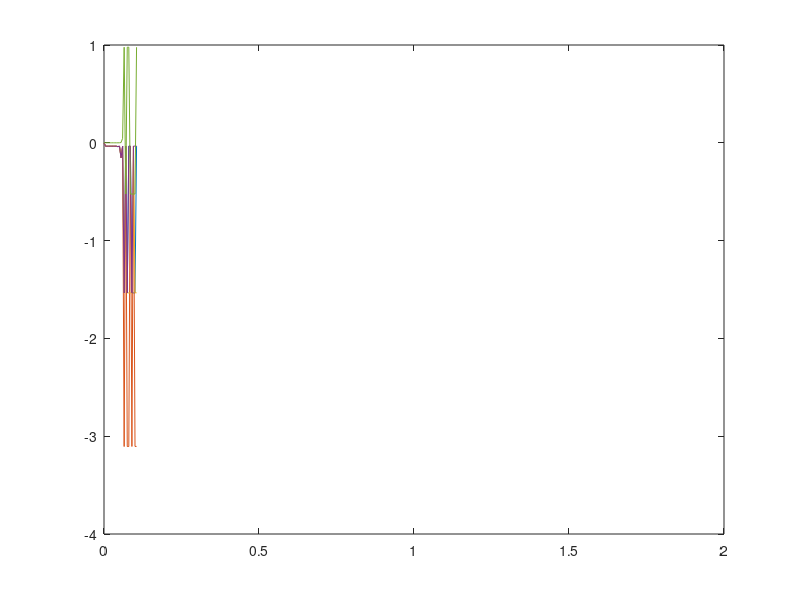

This chart was generated by the following MATLAB code:
  clear all; clc;
% link length

waist_width=0.3; % waist width in meters
crus=0.5; % length of crus
thigh=0.5; % length of thigh
spine=0.7; % length of spine
shoulder=0.6; % width of shoulder
bicep_arm=0.4; % length of bicep arm
forearm=0.4; % length of forearm

% mass of the limbs (in kg)

g = 9.8;   % gravitational acceleration

weight= 50;
m1 = weight/10;  % mass of crus
m2 = weight/10;  % mass of thigh
m3= weight/2.5;   % mass of central body
m4= weight/20;   % mass of arm
m5= weight/20;  % mass of forearm


% time variables
ts=2;    % simulation time
dt=0.005;    % time step
t=0:dt:ts;   % timeline

% Desired motion
th1_des=pi/6 * (1-cos(2*pi*t/10))+pi/90*ones(size(t)); % ankle joint
th2_des=pi/3 * (1-cos(2*pi*t/10))+pi/90*ones(size(t)); % knee joint
th3_des=pi/3 * (1-cos(2*pi*t/10))+pi/90*ones(size(t)); % waist joint
th4_des=pi/6 * (1-cos(2*pi*t/10))+pi/90*ones(size(t)); %shoulder joint
th5_des=pi/3*ones(size(t)); % elbow joint

% Initial values
th = [ th1_des(1) ; th2_des(1) ; th3_des(1) ; th4_des(1) ; th5_des(1) ];
thdot = [ 0;0;0;0;0];
thddot = [ 0;0;0;0;0];

Kp=0.1;
Kd=5;


for i = 1:length(t)
   
    th1= th(1,i);
    th2= th(2,i);
    th3= th(3,i);
    th4= th(4,i);
    th5= th(5,i);
    
    th1dot= thdot(1,i);
    th2dot= thdot(2,i);
    th3dot= thdot(3,i);
    th4dot= thdot(4,i);
    th5dot= thdot(5,i);
    
    th1ddot= thddot(1,i);
    th2ddot= thddot(2,i);
    th3ddot=thddot(3,i);
    th4ddot= thddot(4,i);
    th5ddot= thddot(5,i);
    
    th_des= [ th1_des(i) ; th2_des(i) ; th3_des(i) ; th4_des(i) ; th5_des(i) ] ;
    thdot_des=[0;0;0;0;0];
    
    % Dynamic Behavior
    
 C1= m4*(spine*sin(th1 - th2 + th3) - (bicep_arm*sin(th1 - th2 + th3 - th4))/2 + crus*sin(th1) + thigh*sin(th1 - th2))*(crus*th1dot^2*cos(th1) - (bicep_arm*cos(th1 - th2 + th3 - th4)*(th1dot - th2dot + th3dot - th4dot)^2)/2 + spine*cos(th1 - th2 + th3)*(th1dot - th2dot + th3dot)^2 + thigh*cos(th1 - th2)*(th1dot - th2dot)^2) - m5*(crus*th1dot^2*sin(th1) - bicep_arm*sin(th1 - th2 + th3 - th4)*(th1dot - th2dot + th3dot - th4dot)^2 + spine*sin(th1 - th2 + th3)*(th1dot - th2dot + th3dot)^2 + thigh*sin(th1 - th2)*(th1dot - th2dot)^2)*(spine*cos(th1 - th2 + th3) - bicep_arm*cos(th1 - th2 + th3 - th4) + crus*cos(th1) + thigh*cos(th1 - th2)) - m3*(crus*th1dot^2*sin(th1) + thigh*sin(th1 - th2)*(th1dot - th2dot)^2)*(crus*cos(th1) + thigh*cos(th1 - th2)) + m2*(crus*th1dot^2*cos(th1) + (thigh*cos(th1 - th2)*(th1dot - th2dot)^2)/2)*(crus*sin(th1) + (thigh*sin(th1 - th2))/2) - m4*(spine*cos(th1 - th2 + th3) + crus*cos(th1) + thigh*cos(th1 - th2))*(crus*th1dot^2*sin(th1) + spine*sin(th1 - th2 + th3)*(th1dot - th2dot + th3dot)^2 + thigh*sin(th1 - th2)*(th1dot - th2dot)^2) + m3*((spine*sin(th1 - th2 + th3))/2 + crus*sin(th1) + thigh*sin(th1 - th2))*(crus*th1dot^2*cos(th1) + (spine*cos(th1 - th2 + th3)*(th1dot - th2dot + th3dot)^2)/2 + thigh*cos(th1 - th2)*(th1dot - th2dot)^2) + m5*(spine*sin(th1 - th2 + th3) - bicep_arm*sin(th1 - th2 + th3 - th4) + crus*sin(th1) + thigh*sin(th1 - th2) - (forearm*sin(th1 - th2 + th3 - th4 - th5))/2)*(crus*th1dot^2*cos(th1) - bicep_arm*cos(th1 - th2 + th3 - th4)*(th1dot - th2dot + th3dot - th4dot)^2 - (forearm*cos(th1 - th2 + th3 - th4 - th5)*(th2dot - th1dot - th3dot + th4dot + th5dot)^2)/2 + spine*cos(th1 - th2 + th3)*(th1dot - th2dot + th3dot)^2 + thigh*cos(th1 - th2)*(th1dot - th2dot)^2) + (crus^2*m1*th1dot^2*cos(th1)*sin(th1))/4 - crus^2*m2*th1dot^2*cos(th1)*sin(th1);
C2= m4*(spine*cos(th1 - th2 + th3) + thigh*cos(th1 - th2))*(crus*th1dot^2*sin(th1) + spine*sin(th1 - th2 + th3)*(th1dot - th2dot + th3dot)^2 + thigh*sin(th1 - th2)*(th1dot - th2dot)^2) + m5*(bicep_arm*sin(th1 - th2 + th3 - th4) - spine*sin(th1 - th2 + th3) - thigh*sin(th1 - th2) + (forearm*sin(th1 - th2 + th3 - th4 - th5))/2)*(crus*th1dot^2*cos(th1) - bicep_arm*cos(th1 - th2 + th3 - th4)*(th1dot - th2dot + th3dot - th4dot)^2 - (forearm*cos(th1 - th2 + th3 - th4 - th5)*(th2dot - th1dot - th3dot + th4dot + th5dot)^2)/2 + spine*cos(th1 - th2 + th3)*(th1dot - th2dot + th3dot)^2 + thigh*cos(th1 - th2)*(th1dot - th2dot)^2) - m4*(spine*sin(th1 - th2 + th3) - (bicep_arm*sin(th1 - th2 + th3 - th4))/2 + thigh*sin(th1 - th2))*(crus*th1dot^2*cos(th1) - (bicep_arm*cos(th1 - th2 + th3 - th4)*(th1dot - th2dot + th3dot - th4dot)^2)/2 + spine*cos(th1 - th2 + th3)*(th1dot - th2dot + th3dot)^2 + thigh*cos(th1 - th2)*(th1dot - th2dot)^2) + m5*(spine*cos(th1 - th2 + th3) - bicep_arm*cos(th1 - th2 + th3 - th4) + thigh*cos(th1 - th2))*(crus*th1dot^2*sin(th1) - bicep_arm*sin(th1 - th2 + th3 - th4)*(th1dot - th2dot + th3dot - th4dot)^2 + spine*sin(th1 - th2 + th3)*(th1dot - th2dot + th3dot)^2 + thigh*sin(th1 - th2)*(th1dot - th2dot)^2) - m3*((spine*sin(th1 - th2 + th3))/2 + thigh*sin(th1 - th2))*(crus*th1dot^2*cos(th1) + (spine*cos(th1 - th2 + th3)*(th1dot - th2dot + th3dot)^2)/2 + thigh*cos(th1 - th2)*(th1dot - th2dot)^2) - (m2*thigh*sin(th1 - th2)*(crus*th1dot^2*cos(th1) + (thigh*cos(th1 - th2)*(th1dot - th2dot)^2)/2))/2 + m3*thigh*cos(th1 - th2)*(crus*th1dot^2*sin(th1) + thigh*sin(th1 - th2)*(th1dot - th2dot)^2);
C3=m5*(bicep_arm*cos(th1 - th2 + th3 - th4) - spine*cos(th1 - th2 + th3))*(crus*th1dot^2*sin(th1) - bicep_arm*sin(th1 - th2 + th3 - th4)*(th1dot - th2dot + th3dot - th4dot)^2 + spine*sin(th1 - th2 + th3)*(th1dot - th2dot + th3dot)^2 + thigh*sin(th1 - th2)*(th1dot - th2dot)^2) - m4*((bicep_arm*sin(th1 - th2 + th3 - th4))/2 - spine*sin(th1 - th2 + th3))*(crus*th1dot^2*cos(th1) - (bicep_arm*cos(th1 - th2 + th3 - th4)*(th1dot - th2dot + th3dot - th4dot)^2)/2 + spine*cos(th1 - th2 + th3)*(th1dot - th2dot + th3dot)^2 + thigh*cos(th1 - th2)*(th1dot - th2dot)^2) - m5*(bicep_arm*sin(th1 - th2 + th3 - th4) - spine*sin(th1 - th2 + th3) + (forearm*sin(th1 - th2 + th3 - th4 - th5))/2)*(crus*th1dot^2*cos(th1) - bicep_arm*cos(th1 - th2 + th3 - th4)*(th1dot - th2dot + th3dot - th4dot)^2 - (forearm*cos(th1 - th2 + th3 - th4 - th5)*(th2dot - th1dot - th3dot + th4dot + th5dot)^2)/2 + spine*cos(th1 - th2 + th3)*(th1dot - th2dot + th3dot)^2 + thigh*cos(th1 - th2)*(th1dot - th2dot)^2) + (m3*spine*sin(th1 - th2 + th3)*(crus*th1dot^2*cos(th1) + (spine*cos(th1 - th2 + th3)*(th1dot - th2dot + th3dot)^2)/2 + thigh*cos(th1 - th2)*(th1dot - th2dot)^2))/2 - m4*spine*cos(th1 - th2 + th3)*(crus*th1dot^2*sin(th1) + spine*sin(th1 - th2 + th3)*(th1dot - th2dot + th3dot)^2 + thigh*sin(th1 - th2)*(th1dot - th2dot)^2);
C4=m5*(bicep_arm*sin(th1 - th2 + th3 - th4) + (forearm*sin(th1 - th2 + th3 - th4 - th5))/2)*(crus*th1dot^2*cos(th1) - bicep_arm*cos(th1 - th2 + th3 - th4)*(th1dot - th2dot + th3dot - th4dot)^2 - (forearm*cos(th1 - th2 + th3 - th4 - th5)*(th2dot - th1dot - th3dot + th4dot + th5dot)^2)/2 + spine*cos(th1 - th2 + th3)*(th1dot - th2dot + th3dot)^2 + thigh*cos(th1 - th2)*(th1dot - th2dot)^2) + (bicep_arm*m4*sin(th1 - th2 + th3 - th4)*(crus*th1dot^2*cos(th1) - (bicep_arm*cos(th1 - th2 + th3 - th4)*(th1dot - th2dot + th3dot - th4dot)^2)/2 + spine*cos(th1 - th2 + th3)*(th1dot - th2dot + th3dot)^2 + thigh*cos(th1 - th2)*(th1dot - th2dot)^2))/2 - bicep_arm*m5*cos(th1 - th2 + th3 - th4)*(crus*th1dot^2*sin(th1) - bicep_arm*sin(th1 - th2 + th3 - th4)*(th1dot - th2dot + th3dot - th4dot)^2 + spine*sin(th1 - th2 + th3)*(th1dot - th2dot + th3dot)^2 + thigh*sin(th1 - th2)*(th1dot - th2dot)^2);
C5=(forearm*m5*sin(th1 - th2 + th3 - th4 - th5)*(crus*th1dot^2*cos(th1) - bicep_arm*cos(th1 - th2 + th3 - th4)*(th1dot - th2dot + th3dot - th4dot)^2 - (forearm*cos(th1 - th2 + th3 - th4 - th5)*(th2dot - th1dot - th3dot + th4dot + th5dot)^2)/2 + spine*cos(th1 - th2 + th3)*(th1dot - th2dot + th3dot)^2 + thigh*cos(th1 - th2)*(th1dot - th2dot)^2))/2;

C= [C1;C2;C3;C4;C5];

m11=(bicep_arm^2*m4)/8 + bicep_arm^2*m5 + (crus^2*m1)/8 + crus^2*m2 + crus^2*m3 + crus^2*m4 + crus^2*m5 + (forearm^2*m5)/8 + (m3*spine^2)/8 + m4*spine^2 + m5*spine^2 + (m2*thigh^2)/8 + m3*thigh^2 + m4*thigh^2 + m5*thigh^2 - (m2*thigh^2*cos(2*th1 - 2*th2))/8 - (forearm^2*m5*cos(2*th1 - 2*th2 + 2*th3 - 2*th4 - 2*th5))/8 - (bicep_arm^2*m4*cos(2*th1 - 2*th2 + 2*th3 - 2*th4))/8 - (crus^2*m1*cos(2*th1))/8 - (m3*spine^2*cos(2*th1 - 2*th2 + 2*th3))/8 - (crus*m2*thigh*cos(2*th1 - th2))/2 - (bicep_arm*crus*m4*cos(th2 - th3 + th4))/2 - 2*bicep_arm*crus*m5*cos(th2 - th3 + th4) + (crus*forearm*m5*cos(2*th1 - th2 + th3 - th4 - th5))/2 + (forearm*m5*thigh*cos(2*th1 - 2*th2 + th3 - th4 - th5))/2 + (bicep_arm*crus*m4*cos(2*th1 - th2 + th3 - th4))/2 - (forearm*m5*spine*cos(th4 + th5))/2 + (bicep_arm*m4*thigh*cos(2*th1 - 2*th2 + th3 - th4))/2 + (bicep_arm*forearm*m5*cos(th5))/2 - (bicep_arm*m4*spine*cos(th4))/2 - 2*bicep_arm*m5*spine*cos(th4) - (bicep_arm*forearm*m5*cos(2*th1 - 2*th2 + 2*th3 - 2*th4 - th5))/2 + (crus*m2*thigh*cos(th2))/2 + 2*crus*m3*thigh*cos(th2) + 2*crus*m4*thigh*cos(th2) + 2*crus*m5*thigh*cos(th2) - (crus*m3*spine*cos(2*th1 - th2 + th3))/2 - (forearm*m5*thigh*cos(th3 - th4 - th5))/2 - (crus*forearm*m5*cos(th2 - th3 + th4 + th5))/2 + (m3*spine*thigh*cos(th3))/2 + 2*m4*spine*thigh*cos(th3) + 2*m5*spine*thigh*cos(th3) + (forearm*m5*spine*cos(2*th1 - 2*th2 + 2*th3 - th4 - th5))/2 - (m3*spine*thigh*cos(2*th1 - 2*th2 + th3))/2 - (bicep_arm*m4*thigh*cos(th3 - th4))/2 - 2*bicep_arm*m5*thigh*cos(th3 - th4) + (crus*m3*spine*cos(th2 - th3))/2 + 2*crus*m4*spine*cos(th2 - th3) + 2*crus*m5*spine*cos(th2 - th3) + (bicep_arm*m4*spine*cos(2*th1 - 2*th2 + 2*th3 - th4))/2;
m12=(m2*thigh^2*cos(2*th1 - 2*th2))/8 - bicep_arm^2*m5 - (forearm^2*m5)/8 - (m3*spine^2)/8 - m4*spine^2 - m5*spine^2 - (m2*thigh^2)/8 - m3*thigh^2 - m4*thigh^2 - m5*thigh^2 - (bicep_arm^2*m4)/8 + (forearm^2*m5*cos(2*th1 - 2*th2 + 2*th3 - 2*th4 - 2*th5))/8 + (bicep_arm^2*m4*cos(2*th1 - 2*th2 + 2*th3 - 2*th4))/8 + (m3*spine^2*cos(2*th1 - 2*th2 + 2*th3))/8 + (crus*m2*thigh*cos(2*th1 - th2))/4 + (bicep_arm*crus*m4*cos(th2 - th3 + th4))/4 + bicep_arm*crus*m5*cos(th2 - th3 + th4) - (crus*forearm*m5*cos(2*th1 - th2 + th3 - th4 - th5))/4 - (forearm*m5*thigh*cos(2*th1 - 2*th2 + th3 - th4 - th5))/2 - (bicep_arm*crus*m4*cos(2*th1 - th2 + th3 - th4))/4 + (forearm*m5*spine*cos(th4 + th5))/2 - (bicep_arm*m4*thigh*cos(2*th1 - 2*th2 + th3 - th4))/2 - (bicep_arm*forearm*m5*cos(th5))/2 + (bicep_arm*m4*spine*cos(th4))/2 + 2*bicep_arm*m5*spine*cos(th4) + (bicep_arm*forearm*m5*cos(2*th1 - 2*th2 + 2*th3 - 2*th4 - th5))/2 - (crus*m2*thigh*cos(th2))/4 - crus*m3*thigh*cos(th2) - crus*m4*thigh*cos(th2) - crus*m5*thigh*cos(th2) + (crus*m3*spine*cos(2*th1 - th2 + th3))/4 + (forearm*m5*thigh*cos(th3 - th4 - th5))/2 + (crus*forearm*m5*cos(th2 - th3 + th4 + th5))/4 - (m3*spine*thigh*cos(th3))/2 - 2*m4*spine*thigh*cos(th3) - 2*m5*spine*thigh*cos(th3) - (forearm*m5*spine*cos(2*th1 - 2*th2 + 2*th3 - th4 - th5))/2 + (m3*spine*thigh*cos(2*th1 - 2*th2 + th3))/2 + (bicep_arm*m4*thigh*cos(th3 - th4))/2 + 2*bicep_arm*m5*thigh*cos(th3 - th4) - (crus*m3*spine*cos(th2 - th3))/4 - crus*m4*spine*cos(th2 - th3) - crus*m5*spine*cos(th2 - th3) - (bicep_arm*m4*spine*cos(2*th1 - 2*th2 + 2*th3 - th4))/2;
m13=(bicep_arm^2*m4)/8 + bicep_arm^2*m5 + (forearm^2*m5)/8 + (m3*spine^2)/8 + m4*spine^2 + m5*spine^2 - (forearm^2*m5*cos(2*th1 - 2*th2 + 2*th3 - 2*th4 - 2*th5))/8 - (bicep_arm^2*m4*cos(2*th1 - 2*th2 + 2*th3 - 2*th4))/8 - (m3*spine^2*cos(2*th1 - 2*th2 + 2*th3))/8 - (bicep_arm*crus*m4*cos(th2 - th3 + th4))/4 - bicep_arm*crus*m5*cos(th2 - th3 + th4) + (crus*forearm*m5*cos(2*th1 - th2 + th3 - th4 - th5))/4 + (forearm*m5*thigh*cos(2*th1 - 2*th2 + th3 - th4 - th5))/4 + (bicep_arm*crus*m4*cos(2*th1 - th2 + th3 - th4))/4 - (forearm*m5*spine*cos(th4 + th5))/2 + (bicep_arm*m4*thigh*cos(2*th1 - 2*th2 + th3 - th4))/4 + (bicep_arm*forearm*m5*cos(th5))/2 - (bicep_arm*m4*spine*cos(th4))/2 - 2*bicep_arm*m5*spine*cos(th4) - (bicep_arm*forearm*m5*cos(2*th1 - 2*th2 + 2*th3 - 2*th4 - th5))/2 - (crus*m3*spine*cos(2*th1 - th2 + th3))/4 - (forearm*m5*thigh*cos(th3 - th4 - th5))/4 - (crus*forearm*m5*cos(th2 - th3 + th4 + th5))/4 + (m3*spine*thigh*cos(th3))/4 + m4*spine*thigh*cos(th3) + m5*spine*thigh*cos(th3) + (forearm*m5*spine*cos(2*th1 - 2*th2 + 2*th3 - th4 - th5))/2 - (m3*spine*thigh*cos(2*th1 - 2*th2 + th3))/4 - (bicep_arm*m4*thigh*cos(th3 - th4))/4 - bicep_arm*m5*thigh*cos(th3 - th4) + (crus*m3*spine*cos(th2 - th3))/4 + crus*m4*spine*cos(th2 - th3) + crus*m5*spine*cos(th2 - th3) + (bicep_arm*m4*spine*cos(2*th1 - 2*th2 + 2*th3 - th4))/2;
m14=(forearm^2*m5*cos(2*th1 - 2*th2 + 2*th3 - 2*th4 - 2*th5))/8 - bicep_arm^2*m5 - (forearm^2*m5)/8 - (bicep_arm^2*m4)/8 + (bicep_arm^2*m4*cos(2*th1 - 2*th2 + 2*th3 - 2*th4))/8 + (bicep_arm*crus*m4*cos(th2 - th3 + th4))/4 + bicep_arm*crus*m5*cos(th2 - th3 + th4) - (crus*forearm*m5*cos(2*th1 - th2 + th3 - th4 - th5))/4 - (forearm*m5*thigh*cos(2*th1 - 2*th2 + th3 - th4 - th5))/4 - (bicep_arm*crus*m4*cos(2*th1 - th2 + th3 - th4))/4 + (forearm*m5*spine*cos(th4 + th5))/4 - (bicep_arm*m4*thigh*cos(2*th1 - 2*th2 + th3 - th4))/4 - (bicep_arm*forearm*m5*cos(th5))/2 + (bicep_arm*m4*spine*cos(th4))/4 + bicep_arm*m5*spine*cos(th4) + (bicep_arm*forearm*m5*cos(2*th1 - 2*th2 + 2*th3 - 2*th4 - th5))/2 + (forearm*m5*thigh*cos(th3 - th4 - th5))/4 + (crus*forearm*m5*cos(th2 - th3 + th4 + th5))/4 - (forearm*m5*spine*cos(2*th1 - 2*th2 + 2*th3 - th4 - th5))/4 + (bicep_arm*m4*thigh*cos(th3 - th4))/4 + bicep_arm*m5*thigh*cos(th3 - th4) - (bicep_arm*m4*spine*cos(2*th1 - 2*th2 + 2*th3 - th4))/4;
m15=-(forearm*m5*(forearm + 2*crus*cos(2*th1 - th2 + th3 - th4 - th5) + 2*thigh*cos(2*th1 - 2*th2 + th3 - th4 - th5) - 2*spine*cos(th4 + th5) + 2*bicep_arm*cos(th5) - 2*bicep_arm*cos(2*th1 - 2*th2 + 2*th3 - 2*th4 - th5) - forearm*cos(2*th1 - 2*th2 + 2*th3 - 2*th4 - 2*th5) - 2*thigh*cos(th3 - th4 - th5) - 2*crus*cos(th2 - th3 + th4 + th5) + 2*spine*cos(2*th1 - 2*th2 + 2*th3 - th4 - th5)))/8;


m21=(m2*thigh^2*cos(2*th1 - 2*th2))/8 - bicep_arm^2*m5 - (forearm^2*m5)/8 - (m3*spine^2)/8 - m4*spine^2 - m5*spine^2 - (m2*thigh^2)/8 - m3*thigh^2 - m4*thigh^2 - m5*thigh^2 - (bicep_arm^2*m4)/8 + (forearm^2*m5*cos(2*th1 - 2*th2 + 2*th3 - 2*th4 - 2*th5))/8 + (bicep_arm^2*m4*cos(2*th1 - 2*th2 + 2*th3 - 2*th4))/8 + (m3*spine^2*cos(2*th1 - 2*th2 + 2*th3))/8 + (crus*m2*thigh*cos(2*th1 - th2))/4 + (bicep_arm*crus*m4*cos(th2 - th3 + th4))/4 + bicep_arm*crus*m5*cos(th2 - th3 + th4) - (crus*forearm*m5*cos(2*th1 - th2 + th3 - th4 - th5))/4 - (forearm*m5*thigh*cos(2*th1 - 2*th2 + th3 - th4 - th5))/2 - (bicep_arm*crus*m4*cos(2*th1 - th2 + th3 - th4))/4 + (forearm*m5*spine*cos(th4 + th5))/2 - (bicep_arm*m4*thigh*cos(2*th1 - 2*th2 + th3 - th4))/2 - (bicep_arm*forearm*m5*cos(th5))/2 + (bicep_arm*m4*spine*cos(th4))/2 + 2*bicep_arm*m5*spine*cos(th4) + (bicep_arm*forearm*m5*cos(2*th1 - 2*th2 + 2*th3 - 2*th4 - th5))/2 - (crus*m2*thigh*cos(th2))/4 - crus*m3*thigh*cos(th2) - crus*m4*thigh*cos(th2) - crus*m5*thigh*cos(th2) + (crus*m3*spine*cos(2*th1 - th2 + th3))/4 + (forearm*m5*thigh*cos(th3 - th4 - th5))/2 + (crus*forearm*m5*cos(th2 - th3 + th4 + th5))/4 - (m3*spine*thigh*cos(th3))/2 - 2*m4*spine*thigh*cos(th3) - 2*m5*spine*thigh*cos(th3) - (forearm*m5*spine*cos(2*th1 - 2*th2 + 2*th3 - th4 - th5))/2 + (m3*spine*thigh*cos(2*th1 - 2*th2 + th3))/2 + (bicep_arm*m4*thigh*cos(th3 - th4))/2 + 2*bicep_arm*m5*thigh*cos(th3 - th4) - (crus*m3*spine*cos(th2 - th3))/4 - crus*m4*spine*cos(th2 - th3) - crus*m5*spine*cos(th2 - th3) - (bicep_arm*m4*spine*cos(2*th1 - 2*th2 + 2*th3 - th4))/2;
m22=(bicep_arm^2*m4)/8 + bicep_arm^2*m5 + (forearm^2*m5)/8 + (m3*spine^2)/8 + m4*spine^2 + m5*spine^2 + (m2*thigh^2)/8 + m3*thigh^2 + m4*thigh^2 + m5*thigh^2 - (m2*thigh^2*cos(2*th1 - 2*th2))/8 - (forearm^2*m5*cos(2*th1 - 2*th2 + 2*th3 - 2*th4 - 2*th5))/8 - (bicep_arm^2*m4*cos(2*th1 - 2*th2 + 2*th3 - 2*th4))/8 - (m3*spine^2*cos(2*th1 - 2*th2 + 2*th3))/8 + (forearm*m5*thigh*cos(2*th1 - 2*th2 + th3 - th4 - th5))/2 - (forearm*m5*spine*cos(th4 + th5))/2 + (bicep_arm*m4*thigh*cos(2*th1 - 2*th2 + th3 - th4))/2 + (bicep_arm*forearm*m5*cos(th5))/2 - (bicep_arm*m4*spine*cos(th4))/2 - 2*bicep_arm*m5*spine*cos(th4) - (bicep_arm*forearm*m5*cos(2*th1 - 2*th2 + 2*th3 - 2*th4 - th5))/2 - (forearm*m5*thigh*cos(th3 - th4 - th5))/2 + (m3*spine*thigh*cos(th3))/2 + 2*m4*spine*thigh*cos(th3) + 2*m5*spine*thigh*cos(th3) + (forearm*m5*spine*cos(2*th1 - 2*th2 + 2*th3 - th4 - th5))/2 - (m3*spine*thigh*cos(2*th1 - 2*th2 + th3))/2 - (bicep_arm*m4*thigh*cos(th3 - th4))/2 - 2*bicep_arm*m5*thigh*cos(th3 - th4) + (bicep_arm*m4*spine*cos(2*th1 - 2*th2 + 2*th3 - th4))/2;
m23=(forearm^2*m5*cos(2*th1 - 2*th2 + 2*th3 - 2*th4 - 2*th5))/8 - bicep_arm^2*m5 - (forearm^2*m5)/8 - (m3*spine^2)/8 - m4*spine^2 - m5*spine^2 - (bicep_arm^2*m4)/8 + (bicep_arm^2*m4*cos(2*th1 - 2*th2 + 2*th3 - 2*th4))/8 + (m3*spine^2*cos(2*th1 - 2*th2 + 2*th3))/8 - (forearm*m5*thigh*cos(2*th1 - 2*th2 + th3 - th4 - th5))/4 + (forearm*m5*spine*cos(th4 + th5))/2 - (bicep_arm*m4*thigh*cos(2*th1 - 2*th2 + th3 - th4))/4 - (bicep_arm*forearm*m5*cos(th5))/2 + (bicep_arm*m4*spine*cos(th4))/2 + 2*bicep_arm*m5*spine*cos(th4) + (bicep_arm*forearm*m5*cos(2*th1 - 2*th2 + 2*th3 - 2*th4 - th5))/2 + (forearm*m5*thigh*cos(th3 - th4 - th5))/4 - (m3*spine*thigh*cos(th3))/4 - m4*spine*thigh*cos(th3) - m5*spine*thigh*cos(th3) - (forearm*m5*spine*cos(2*th1 - 2*th2 + 2*th3 - th4 - th5))/2 + (m3*spine*thigh*cos(2*th1 - 2*th2 + th3))/4 + (bicep_arm*m4*thigh*cos(th3 - th4))/4 + bicep_arm*m5*thigh*cos(th3 - th4) - (bicep_arm*m4*spine*cos(2*th1 - 2*th2 + 2*th3 - th4))/2;
m24=(bicep_arm^2*m4)/8 + bicep_arm^2*m5 + (forearm^2*m5)/8 - (forearm^2*m5*cos(2*th1 - 2*th2 + 2*th3 - 2*th4 - 2*th5))/8 - (bicep_arm^2*m4*cos(2*th1 - 2*th2 + 2*th3 - 2*th4))/8 + (forearm*m5*thigh*cos(2*th1 - 2*th2 + th3 - th4 - th5))/4 - (forearm*m5*spine*cos(th4 + th5))/4 + (bicep_arm*m4*thigh*cos(2*th1 - 2*th2 + th3 - th4))/4 + (bicep_arm*forearm*m5*cos(th5))/2 - (bicep_arm*m4*spine*cos(th4))/4 - bicep_arm*m5*spine*cos(th4) - (bicep_arm*forearm*m5*cos(2*th1 - 2*th2 + 2*th3 - 2*th4 - th5))/2 - (forearm*m5*thigh*cos(th3 - th4 - th5))/4 + (forearm*m5*spine*cos(2*th1 - 2*th2 + 2*th3 - th4 - th5))/4 - (bicep_arm*m4*thigh*cos(th3 - th4))/4 - bicep_arm*m5*thigh*cos(th3 - th4) + (bicep_arm*m4*spine*cos(2*th1 - 2*th2 + 2*th3 - th4))/4;
m25=(forearm*m5*(forearm + 2*thigh*cos(2*th1 - 2*th2 + th3 - th4 - th5) - 2*spine*cos(th4 + th5) + 2*bicep_arm*cos(th5) - 2*bicep_arm*cos(2*th1 - 2*th2 + 2*th3 - 2*th4 - th5) - forearm*cos(2*th1 - 2*th2 + 2*th3 - 2*th4 - 2*th5) - 2*thigh*cos(th3 - th4 - th5) + 2*spine*cos(2*th1 - 2*th2 + 2*th3 - th4 - th5)))/8;


m31=(bicep_arm^2*m4)/8 + bicep_arm^2*m5 + (forearm^2*m5)/8 + (m3*spine^2)/8 + m4*spine^2 + m5*spine^2 - (forearm^2*m5*cos(2*th1 - 2*th2 + 2*th3 - 2*th4 - 2*th5))/8 - (bicep_arm^2*m4*cos(2*th1 - 2*th2 + 2*th3 - 2*th4))/8 - (m3*spine^2*cos(2*th1 - 2*th2 + 2*th3))/8 - (bicep_arm*crus*m4*cos(th2 - th3 + th4))/4 - bicep_arm*crus*m5*cos(th2 - th3 + th4) + (crus*forearm*m5*cos(2*th1 - th2 + th3 - th4 - th5))/4 + (forearm*m5*thigh*cos(2*th1 - 2*th2 + th3 - th4 - th5))/4 + (bicep_arm*crus*m4*cos(2*th1 - th2 + th3 - th4))/4 - (forearm*m5*spine*cos(th4 + th5))/2 + (bicep_arm*m4*thigh*cos(2*th1 - 2*th2 + th3 - th4))/4 + (bicep_arm*forearm*m5*cos(th5))/2 - (bicep_arm*m4*spine*cos(th4))/2 - 2*bicep_arm*m5*spine*cos(th4) - (bicep_arm*forearm*m5*cos(2*th1 - 2*th2 + 2*th3 - 2*th4 - th5))/2 - (crus*m3*spine*cos(2*th1 - th2 + th3))/4 - (forearm*m5*thigh*cos(th3 - th4 - th5))/4 - (crus*forearm*m5*cos(th2 - th3 + th4 + th5))/4 + (m3*spine*thigh*cos(th3))/4 + m4*spine*thigh*cos(th3) + m5*spine*thigh*cos(th3) + (forearm*m5*spine*cos(2*th1 - 2*th2 + 2*th3 - th4 - th5))/2 - (m3*spine*thigh*cos(2*th1 - 2*th2 + th3))/4 - (bicep_arm*m4*thigh*cos(th3 - th4))/4 - bicep_arm*m5*thigh*cos(th3 - th4) + (crus*m3*spine*cos(th2 - th3))/4 + crus*m4*spine*cos(th2 - th3) + crus*m5*spine*cos(th2 - th3) + (bicep_arm*m4*spine*cos(2*th1 - 2*th2 + 2*th3 - th4))/2;
m32=(forearm^2*m5*cos(2*th1 - 2*th2 + 2*th3 - 2*th4 - 2*th5))/8 - bicep_arm^2*m5 - (forearm^2*m5)/8 - (m3*spine^2)/8 - m4*spine^2 - m5*spine^2 - (bicep_arm^2*m4)/8 + (bicep_arm^2*m4*cos(2*th1 - 2*th2 + 2*th3 - 2*th4))/8 + (m3*spine^2*cos(2*th1 - 2*th2 + 2*th3))/8 - (forearm*m5*thigh*cos(2*th1 - 2*th2 + th3 - th4 - th5))/4 + (forearm*m5*spine*cos(th4 + th5))/2 - (bicep_arm*m4*thigh*cos(2*th1 - 2*th2 + th3 - th4))/4 - (bicep_arm*forearm*m5*cos(th5))/2 + (bicep_arm*m4*spine*cos(th4))/2 + 2*bicep_arm*m5*spine*cos(th4) + (bicep_arm*forearm*m5*cos(2*th1 - 2*th2 + 2*th3 - 2*th4 - th5))/2 + (forearm*m5*thigh*cos(th3 - th4 - th5))/4 - (m3*spine*thigh*cos(th3))/4 - m4*spine*thigh*cos(th3) - m5*spine*thigh*cos(th3) - (forearm*m5*spine*cos(2*th1 - 2*th2 + 2*th3 - th4 - th5))/2 + (m3*spine*thigh*cos(2*th1 - 2*th2 + th3))/4 + (bicep_arm*m4*thigh*cos(th3 - th4))/4 + bicep_arm*m5*thigh*cos(th3 - th4) - (bicep_arm*m4*spine*cos(2*th1 - 2*th2 + 2*th3 - th4))/2;
m33=(bicep_arm^2*m4)/8 + bicep_arm^2*m5 + (forearm^2*m5)/8 + (m3*spine^2)/8 + m4*spine^2 + m5*spine^2 - (forearm^2*m5*cos(2*th1 - 2*th2 + 2*th3 - 2*th4 - 2*th5))/8 - (bicep_arm^2*m4*cos(2*th1 - 2*th2 + 2*th3 - 2*th4))/8 - (m3*spine^2*cos(2*th1 - 2*th2 + 2*th3))/8 - (forearm*m5*spine*cos(th4 + th5))/2 + (bicep_arm*forearm*m5*cos(th5))/2 - (bicep_arm*m4*spine*cos(th4))/2 - 2*bicep_arm*m5*spine*cos(th4) - (bicep_arm*forearm*m5*cos(2*th1 - 2*th2 + 2*th3 - 2*th4 - th5))/2 + (forearm*m5*spine*cos(2*th1 - 2*th2 + 2*th3 - th4 - th5))/2 + (bicep_arm*m4*spine*cos(2*th1 - 2*th2 + 2*th3 - th4))/2;
m34=(forearm^2*m5*cos(2*th1 - 2*th2 + 2*th3 - 2*th4 - 2*th5))/8 - bicep_arm^2*m5 - (forearm^2*m5)/8 - (bicep_arm^2*m4)/8 + (bicep_arm^2*m4*cos(2*th1 - 2*th2 + 2*th3 - 2*th4))/8 + (forearm*m5*spine*cos(th4 + th5))/4 - (bicep_arm*forearm*m5*cos(th5))/2 + (bicep_arm*m4*spine*cos(th4))/4 + bicep_arm*m5*spine*cos(th4) + (bicep_arm*forearm*m5*cos(2*th1 - 2*th2 + 2*th3 - 2*th4 - th5))/2 - (forearm*m5*spine*cos(2*th1 - 2*th2 + 2*th3 - th4 - th5))/4 - (bicep_arm*m4*spine*cos(2*th1 - 2*th2 + 2*th3 - th4))/4;
m35=-(forearm*m5*(forearm - 2*spine*cos(th4 + th5) + 2*bicep_arm*cos(th5) - 2*bicep_arm*cos(2*th1 - 2*th2 + 2*th3 - 2*th4 - th5) - forearm*cos(2*th1 - 2*th2 + 2*th3 - 2*th4 - 2*th5) + 2*spine*cos(2*th1 - 2*th2 + 2*th3 - th4 - th5)))/8;


m41=(forearm^2*m5*cos(2*th1 - 2*th2 + 2*th3 - 2*th4 - 2*th5))/8 - bicep_arm^2*m5 - (forearm^2*m5)/8 - (bicep_arm^2*m4)/8 + (bicep_arm^2*m4*cos(2*th1 - 2*th2 + 2*th3 - 2*th4))/8 + (bicep_arm*crus*m4*cos(th2 - th3 + th4))/4 + bicep_arm*crus*m5*cos(th2 - th3 + th4) - (crus*forearm*m5*cos(2*th1 - th2 + th3 - th4 - th5))/4 - (forearm*m5*thigh*cos(2*th1 - 2*th2 + th3 - th4 - th5))/4 - (bicep_arm*crus*m4*cos(2*th1 - th2 + th3 - th4))/4 + (forearm*m5*spine*cos(th4 + th5))/4 - (bicep_arm*m4*thigh*cos(2*th1 - 2*th2 + th3 - th4))/4 - (bicep_arm*forearm*m5*cos(th5))/2 + (bicep_arm*m4*spine*cos(th4))/4 + bicep_arm*m5*spine*cos(th4) + (bicep_arm*forearm*m5*cos(2*th1 - 2*th2 + 2*th3 - 2*th4 - th5))/2 + (forearm*m5*thigh*cos(th3 - th4 - th5))/4 + (crus*forearm*m5*cos(th2 - th3 + th4 + th5))/4 - (forearm*m5*spine*cos(2*th1 - 2*th2 + 2*th3 - th4 - th5))/4 + (bicep_arm*m4*thigh*cos(th3 - th4))/4 + bicep_arm*m5*thigh*cos(th3 - th4) - (bicep_arm*m4*spine*cos(2*th1 - 2*th2 + 2*th3 - th4))/4;
m42=(bicep_arm^2*m4)/8 + bicep_arm^2*m5 + (forearm^2*m5)/8 - (forearm^2*m5*cos(2*th1 - 2*th2 + 2*th3 - 2*th4 - 2*th5))/8 - (bicep_arm^2*m4*cos(2*th1 - 2*th2 + 2*th3 - 2*th4))/8 + (forearm*m5*thigh*cos(2*th1 - 2*th2 + th3 - th4 - th5))/4 - (forearm*m5*spine*cos(th4 + th5))/4 + (bicep_arm*m4*thigh*cos(2*th1 - 2*th2 + th3 - th4))/4 + (bicep_arm*forearm*m5*cos(th5))/2 - (bicep_arm*m4*spine*cos(th4))/4 - bicep_arm*m5*spine*cos(th4) - (bicep_arm*forearm*m5*cos(2*th1 - 2*th2 + 2*th3 - 2*th4 - th5))/2 - (forearm*m5*thigh*cos(th3 - th4 - th5))/4 + (forearm*m5*spine*cos(2*th1 - 2*th2 + 2*th3 - th4 - th5))/4 - (bicep_arm*m4*thigh*cos(th3 - th4))/4 - bicep_arm*m5*thigh*cos(th3 - th4) + (bicep_arm*m4*spine*cos(2*th1 - 2*th2 + 2*th3 - th4))/4;
m43=(forearm^2*m5*cos(2*th1 - 2*th2 + 2*th3 - 2*th4 - 2*th5))/8 - bicep_arm^2*m5 - (forearm^2*m5)/8 - (bicep_arm^2*m4)/8 + (bicep_arm^2*m4*cos(2*th1 - 2*th2 + 2*th3 - 2*th4))/8 + (forearm*m5*spine*cos(th4 + th5))/4 - (bicep_arm*forearm*m5*cos(th5))/2 + (bicep_arm*m4*spine*cos(th4))/4 + bicep_arm*m5*spine*cos(th4) + (bicep_arm*forearm*m5*cos(2*th1 - 2*th2 + 2*th3 - 2*th4 - th5))/2 - (forearm*m5*spine*cos(2*th1 - 2*th2 + 2*th3 - th4 - th5))/4 - (bicep_arm*m4*spine*cos(2*th1 - 2*th2 + 2*th3 - th4))/4;
m44= (bicep_arm^2*m4)/8 + bicep_arm^2*m5 + (forearm^2*m5)/8 - (forearm^2*m5*cos(2*th1 - 2*th2 + 2*th3 - 2*th4 - 2*th5))/8 - (bicep_arm^2*m4*cos(2*th1 - 2*th2 + 2*th3 - 2*th4))/8 + (bicep_arm*forearm*m5*cos(th5))/2 - (bicep_arm*forearm*m5*cos(2*th1 - 2*th2 + 2*th3 - 2*th4 - th5))/2;
m45= (forearm*m5*(forearm + 2*bicep_arm*cos(th5) - 2*bicep_arm*cos(2*th1 - 2*th2 + 2*th3 - 2*th4 - th5) - forearm*cos(2*th1 - 2*th2 + 2*th3 - 2*th4 - 2*th5)))/8;
 
 
m51= -(forearm*m5*(forearm + 2*crus*cos(2*th1 - th2 + th3 - th4 - th5) + 2*thigh*cos(2*th1 - 2*th2 + th3 - th4 - th5) - 2*spine*cos(th4 + th5) + 2*bicep_arm*cos(th5) - 2*bicep_arm*cos(2*th1 - 2*th2 + 2*th3 - 2*th4 - th5) - forearm*cos(2*th1 - 2*th2 + 2*th3 - 2*th4 - 2*th5) - 2*thigh*cos(th3 - th4 - th5) - 2*crus*cos(th2 - th3 + th4 + th5) + 2*spine*cos(2*th1 - 2*th2 + 2*th3 - th4 - th5)))/8;
m52= (forearm*m5*(forearm + 2*thigh*cos(2*th1 - 2*th2 + th3 - th4 - th5) - 2*spine*cos(th4 + th5) + 2*bicep_arm*cos(th5) - 2*bicep_arm*cos(2*th1 - 2*th2 + 2*th3 - 2*th4 - th5) - forearm*cos(2*th1 - 2*th2 + 2*th3 - 2*th4 - 2*th5) - 2*thigh*cos(th3 - th4 - th5) + 2*spine*cos(2*th1 - 2*th2 + 2*th3 - th4 - th5)))/8;
m53=-(forearm*m5*(forearm - 2*spine*cos(th4 + th5) + 2*bicep_arm*cos(th5) - 2*bicep_arm*cos(2*th1 - 2*th2 + 2*th3 - 2*th4 - th5) - forearm*cos(2*th1 - 2*th2 + 2*th3 - 2*th4 - 2*th5) + 2*spine*cos(2*th1 - 2*th2 + 2*th3 - th4 - th5)))/8;
m54= (forearm*m5*(forearm + 2*bicep_arm*cos(th5) - 2*bicep_arm*cos(2*th1 - 2*th2 + 2*th3 - 2*th4 - th5) - forearm*cos(2*th1 - 2*th2 + 2*th3 - 2*th4 - 2*th5)))/8;
m55= -(forearm^2*m5*(cos(2*th1 - 2*th2 + 2*th3 - 2*th4 - 2*th5) - 1))/8; 

M=[ m11 m12 m13 m14 m15 ; m21 m22 m23 m24 m25 ; m31 m32 m33 m34 m35 ; m41 m42 m43 m44 m45  ;  m51 m52 m53 m54 m55  ] ;

% Gravity vector
G1=- g*m2*(crus*sin(th1) + (thigh*sin(th1 - th2))/2) - g*m3*((spine*sin(th1 - th2 + th3))/2 + crus*sin(th1) + thigh*sin(th1 - th2)) - g*m5*(spine*sin(th1 - th2 + th3) - bicep_arm*sin(th1 - th2 + th3 - th4) + crus*sin(th1) + thigh*sin(th1 - th2) - (forearm*sin(th1 - th2 + th3 - th4 - th5))/2) - g*m4*(spine*sin(th1 - th2 + th3) - (bicep_arm*sin(th1 - th2 + th3 - th4))/2 + crus*sin(th1) + thigh*sin(th1 - th2)) - (crus*g*m1*sin(th1))/2;
G2= g*m4*(spine*sin(th1 - th2 + th3) - (bicep_arm*sin(th1 - th2 + th3 - th4))/2 + thigh*sin(th1 - th2)) - g*m5*(bicep_arm*sin(th1 - th2 + th3 - th4) - spine*sin(th1 - th2 + th3) - thigh*sin(th1 - th2) + (forearm*sin(th1 - th2 + th3 - th4 - th5))/2) + g*m3*((spine*sin(th1 - th2 + th3))/2 + thigh*sin(th1 - th2)) + (g*m2*thigh*sin(th1 - th2))/2;
G3= g*m5*(bicep_arm*sin(th1 - th2 + th3 - th4) - spine*sin(th1 - th2 + th3) + (forearm*sin(th1 - th2 + th3 - th4 - th5))/2) + g*m4*((bicep_arm*sin(th1 - th2 + th3 - th4))/2 - spine*sin(th1 - th2 + th3)) - (g*m3*spine*sin(th1 - th2 + th3))/2;
G4=- g*m5*(bicep_arm*sin(th1 - th2 + th3 - th4) + (forearm*sin(th1 - th2 + th3 - th4 - th5))/2) - (bicep_arm*g*m4*sin(th1 - th2 + th3 - th4))/2;
G5=-(forearm*g*m5*sin(th1 - th2 + th3 - th4 - th5))/2;

G = [ G1;G2;G3;G4;G5];

%  Control variables error
error(:,i)= th_des-th(:,i);    % error

error_dot(:,i)=thdot_des-thddot(:,i);

%control law
tau(:,i)=M*(Kp.*error (:,i)+ Kd.*error_dot(:,i))+C+G;   % Controller equation   Dynamic Proportional Derivative with Gravity compensation
% tau(:,i)=[0;0;0;0;0];
% if tau(1,i)>200 
%     tau(1,i)=200;
% elseif tau(1,i)<-200
%         tau(1,i)=-200;
% end
%     if tau(2,i)>200 
%     tau(2,i)=200;
% elseif tau(2,i)<-200
%         tau(2,i)=-200;
%     end
%     if tau(3,i)>60 
%     tau(3,i)=60;
% elseif tau(3,i)<-60
%         tau(3,i)=-60;
%     end
%     if tau(4,i)>5 
%     tau(4,i)=5;
% elseif tau(4,i)<-5
%         tau(4,i)=-5;
%     end
%     if tau(5,i)>5 
%     tau(5,i)=5;
% elseif tau(5,i)<-5
%         tau(5,i)=-5;
%     end
    
    
      % System Behavior 
    
    thddot(:,i+1) = inv(M)*( tau(:,i)-G) - 0.8* thdot(:,i);  % introduced friction
     
    thdot(:,i+1) = thdot(:,i) + dt * thddot(:,i+1);  % Changes in this line index for identifying variables in the loop
    
    th(:,i+1)= th(:,i) + dt * thdot(:,i+1);   % similar changes related to indexing
    
    
    if th(1,i+1)>pi/2
    th(1,i+1)=pi/2;
elseif th(1,i+1)<pi/45
        th(1,i+1)=pi/45;
    end
    
     if th(2,i+1)>pi
    th(2,i+1)=pi;
elseif th(2,i+1)<pi/45
        th(2,i+1)=pi/45;
     end
    
      if th(2,i+1)>pi
    th(2,i+1)=pi;
elseif th(2,i+1)<pi/45
        th(2,i+1)=pi/45;
    end
    
    if th(3,i+1)>pi/2
    th(3,i+1)=pi/2;
elseif th(3,i+1)<pi/45
        th(3,i+1)=pi/45;
    end
    
     if th(4,i+1)>pi/2
    th(4,i+1)=pi/2;
elseif th(4,i+1)<pi/45
        th(4,i+1)=pi/45;
     end
    
       if th(5,i+1)>pi/2
    th(5,i+1)=pi/2;
elseif th(5,i+1)<pi/45
        th(5,i+1)=pi/45;
    end
   
   
    %plotting commands


 x_ankle= waist_width/2;
y_ankle= 0;
z_ankle= 0.05;

x_knee= x_ankle;
y_knee= y_ankle+crus*sin(th1);
z_knee= z_ankle+ crus*cos(th1);

x_waist= x_knee - waist_width/2;
y_waist= y_knee + thigh*sin(th1-th2);
z_waist= z_knee + thigh*cos(th1-th2);

x_shoulder= x_waist + shoulder/2;
y_shoulder= y_waist + spine*sin(th1-th2+th3);
z_shoulder= z_waist + spine*cos(th1-th2+th3);

x_elbow= x_shoulder;
y_elbow= y_shoulder + bicep_arm*sin(th1-th2+th3-th4-pi);
z_elbow= z_shoulder +bicep_arm*cos(th1-th2+th3-th4-pi);

x_wrist= x_elbow;
y_wrist= y_elbow + forearm*sin(th1-th2+th3-th4-th5-pi);
z_wrist= z_elbow + forearm*cos(th1-th2+th3-th4-th5-pi);
    
X=[ x_ankle x_knee x_waist x_shoulder x_elbow x_wrist];
Y=[ y_ankle y_knee y_waist y_shoulder y_elbow y_wrist];
Z=[ z_ankle z_knee z_waist z_shoulder z_elbow z_wrist];

a=plot(Y,Z, 'k*-');
set(a,'LineWidth',2);
axis([-2 2 -2 2]);
grid on;

pause(dt)
    
end

plot(t,error)
figure
plot(t,tau)
    
